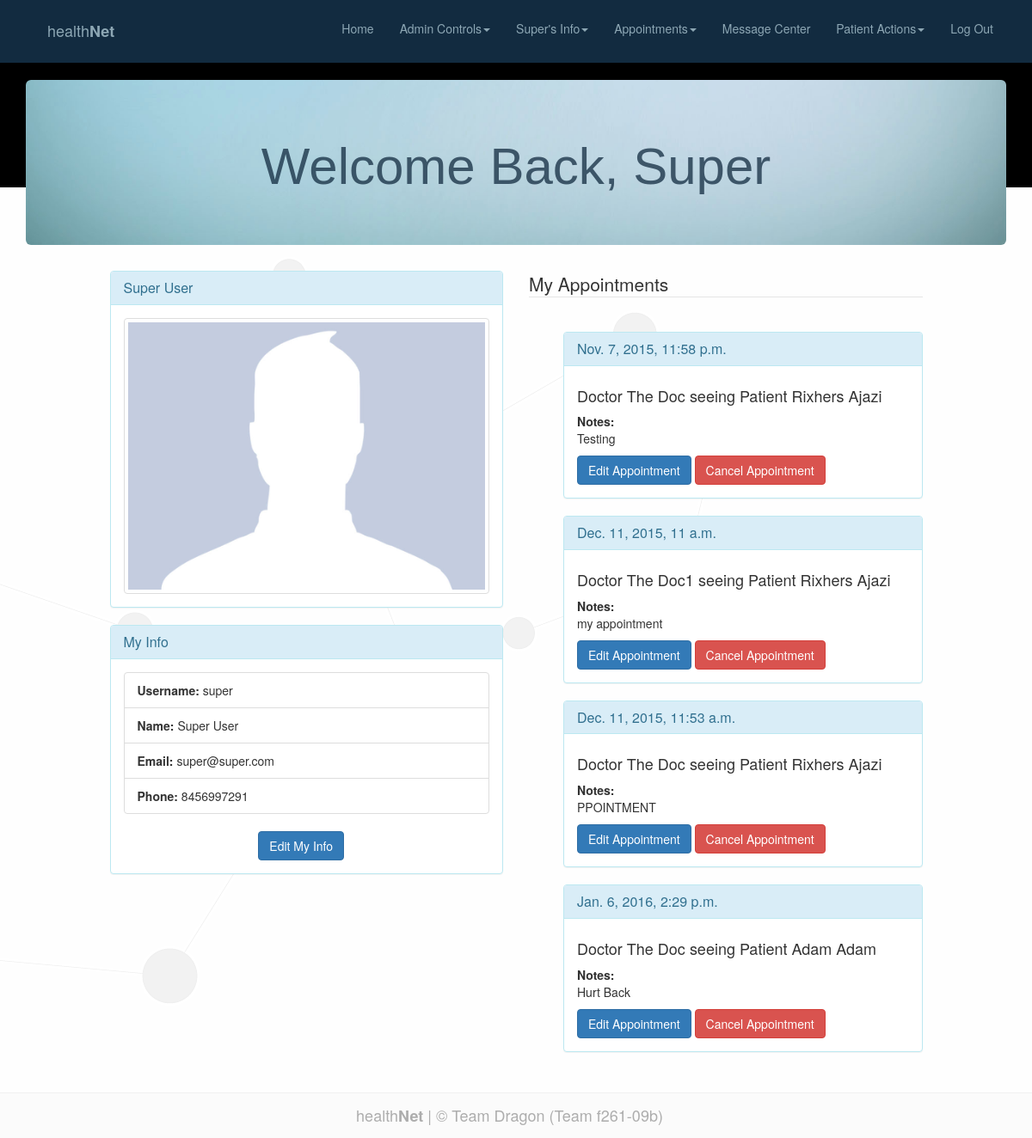
The page /base_dashboard/ (signed in) on the database its author committed.
### HealthNet/models.py (models this page shows, shortened)
class UserProfile(models.Model):
    user = models.OneToOneField(
                                  User,
                                  null=True,
                                  on_delete=models.CASCADE,
                                  )
    phone_number = models.CharField(max_length=30)
    status = models.ForeignKey(UserStatus, null=True, on_delete=models.CASCADE)
    primary_hospital = models.ForeignKey(Hospital, null=True, blank=True,on_delete=models.CASCADE)
    REQUIRED_FIELDS = ['phone_number']
    def is_admin(self):
        return self.status.status_id is 4
    def is_doctor(self):
        return self.status.status_id is 1
    def is_nurse(self):
        return self.status.status_id is 2
    def is_patient(self):
        return self.status.status_id is 3

class Appointment(models.Model):
    patient = models.ForeignKey(User, related_name='patient_appointments', on_delete=models.CASCADE)
    doctor = models.ForeignKey(User, related_name='doctor_appointments', on_delete=models.CASCADE)
    date = models.DateTimeField()
    notes = models.TextField(null=True, blank=True)

### HealthNet/views.py (the view)
# urls.py: url(r'^base_dashboard/?$', views.base_dashboard, name='base_dashboard'),
@login_required
def base_dashboard(request):
    appointments = None
    if request.user.userprofile.is_patient():
        appointments = Appointment.objects.filter(patient=request.user.id).order_by('date')
    elif request.user.userprofile.is_doctor():
        appointments = Appointment.objects.filter(doctor=request.user.id).order_by('date')
    else:
        appointments = Appointment.objects.all().order_by('date')
    return render(request, 'base_dashboard.html', {'appointments': appointments, 'the_user': request.user})

### HealthNet/templates/base_dashboard.html (shortened to what this page needs)
{% extends 'base.html' %}
{% block extra %}
    <link rel="stylesheet" href="static/base_dashboard.css">
{% endblock %}
{% block content %}
    <div class="jumbotron">
        <h1 >Welcome Back,  {{ user.first_name }}</h1>
    </div>
    <div class="form-wrap">
            <div class="row">
                <div class="col-lg-5 col-lg-offset-1">
                    <div class="panel panel-info">
                        <div class="panel-heading">
                            <h3 class="panel-title">{{ user.get_full_name }}</h3>
                        </div>
                        <div class="panel-body">
                            {% load staticfiles %}
                            <img src="{% static "bad-profile-pic-2.jpeg" %}" class="img-thumbnail" alt="My image"/>
                        </div>
                    </div>
                    <div class="panel panel-info">
                        <div class="panel-heading">
                            <h3 class="panel-title">My Info</h3>
                        </div>
                        <div class="panel-body">
                            <ul class="list-group">
                                <li class="list-group-item">
                                    <strong>Username: </strong>{{ user.username }}
                                </li>
                                <li class="list-group-item">
                                    <strong>Name: </strong>{{ user.get_full_name }}
                                </li>
                                <li class="list-group-item">
                                    <strong>Email: </strong>{{ user.email }}
                                </li>
                                <li class="list-group-item">
                                    <strong>Phone: </strong>{{ user.userprofile.phone_number }}
                                </li>
                            </ul>
                            <div class="col-sm-5 col-sm-offset-4" >
                                <button type="button" class="btn btn-md btn-primary" onclick="location.href='/edit_basic_info'">Edit My Info</button>
                            </div>
                        </div>
                    </div>
                </div>
                {% if not user.userprofile.is_patient%}
                    <div class="col-lg-5 col-lg-offset-0">
                        {% include '_partials/appointments.html' %}
                    </div>
                {% endif %}
            </div>
    </div>
{% endblock %}

### HealthNet/templates/base.html (shortened to what this page needs)
{% load staticfiles %}
<!DOCTYPE html>
<html lang="en">
<head>
    <link rel="stylesheet" href="{% static 'bootstrap.min.css' %}">
    {% block extra %}{% endblock %}
</head>
<body>
{% include '_partials/top_nav.html' %}
<div class="container">
    {% block content %}{% endblock %}
</div>
<br>
<br>
<br>
<br>
<link rel="stylesheet" href="{% static 'bottom_nav.css' %}">
<nav class="navbar navbar-dragon navbar-fixed-bottom">
      <div class="container">
          <div class="navbar-header" >
            <a class="navbar-brand" href="{% url 'base_dashboard' %}" >
                health<strong>Net</strong> | &copy; Team Dragon (Team f261-09b)
           </a>
         </div>
      </div>
</nav>
</body>
</html>

### HealthNet/templates/_partials/top_nav.html (shortened to what this page needs)
<nav class="navbar navbar-inverse navbar-static-top">
    <div class="container">
        <div class="navbar-header">
            {% if user.is_authenticated %}
                <a class="navbar-brand" href="{% url 'base_dashboard' %}">health<strong>Net</strong></a>
            {% else %}
                <a class="navbar-brand" href="{% url 'user_login' %}">health<strong>Net</strong></a>
            {% endif %}
        </div>
        <div id="navbar" class="navbar-collapse collapse">
            {% if user.is_authenticated %}
                <form class="navbar-form navbar-right">
                    <ul class="nav navbar-nav">
                        <li ><a href="{% url 'base_dashboard' %}">Home</a></li>
                        {% if user.userprofile.is_admin %}
                            <li class="dropdown">
                                <a href="#" class="dropdown-toggle" data-toggle="dropdown" role="button" aria-haspopup="true" aria-expanded="false">Admin Controls<span class="caret"></span></a>
                            </li>
                        {% endif %}
                        <li class="dropdown">
                            <a href="#" class="dropdown-toggle" data-toggle="dropdown" role="button" aria-haspopup="true" aria-expanded="false">{{ user.username.title }}'s Info<span class="caret"></span></a>
                        </li>
                        <li class="dropdown">
                            <a href="#" class="dropdown-toggle" data-toggle="dropdown" role="button" aria-haspopup="true" aria-expanded="false">Appointments<span class="caret"></span></a>
                        </li>
                        <li><a href="{% url 'all' %}">Message Center</a></li>
                            <li class="dropdown">
                                <a href="#" class="dropdown-toggle" data-toggle="dropdown" role="button" aria-haspopup="true" aria-expanded="false">Patient Actions<span class="caret"></span></a>
                            </li>
                        <li><a href="{% url 'log_out' %}">Log Out</a></li>
                    </ul>
                </form>
            {% endif %}
        </div>
    </div>
</nav>

### HealthNet/templates/_partials/appointments.html (shortened to what this page needs)
<div data-role="main" class="ui-content">
    <legend>My Appointments</legend>
    <br>
    <ul data-role="listview" data-inset="true">
        {% for appointment in appointments %}
            <div class="panel panel-info">
                <div class="panel-heading">
                    <h3 class="panel-title">{{ appointment.date }}</h3>
                </div>
                <div class="panel-body">
                    {% if the_user.userprofile.is_admin or the_user.userprofile.is_nurse %}
                        <h4> Doctor {{ appointment.doctor.get_full_name }} seeing Patient {{ appointment.patient.get_full_name }} </h4>
                    {% elif the_user.userprofile.is_doctor %}
                        <h4> Seeing Patient {{ appointment.patient.get_full_name }}</h4>
                    {%  elif the_user.userprofile.is_patient %}
                        <h4> Seeing Doctor {{ appointment.doctor.get_full_name }} </h4>
                    {%  endif %}
                    <strong>Notes: </strong>
                    <p>{{ appointment.notes }}</p>
                    <a href="{% url 'edit_appointment' id=appointment.id %}"><button class="btn btn-primary" type="submit">Edit Appointment</button></a>
                    <a href="{% url 'cancel_appointment' id=appointment.id %}"><button class="btn btn-danger" type="submit">Cancel Appointment</button></a>
                </div>
            </div>
        {% endfor %}
    </ul>
</div>

### HealthNet/static/base_dashboard.css (style rules this page uses)
.jumbotron { text-align: center; position: relative; background: url( "dash_jumbo.jpg" ) bottom center ; width: 100%; height: 100%; background-size: cover; overflow: hidden; }
.jumbotron h1 { color: #122b40; vertical-align: bottom; opacity: 0.75; font-size: 60px; font-weight: normal; font-family: Arial, Helvetica, sans-serif; }
.form-wrap { opacity: 1.0; }

### HealthNet/static/bottom_nav.css (style rules this page uses)
.navbar-dragon { opacity: 0.6; align-content: center; }
.navbar-dragon { background-color:#f8f8f8;border-color:#e7e7e7; text-align: center }
.navbar-dragon .navbar-brand { color:#777; text-align: center }
.navbar-dragon .navbar-header { float: left; padding: 15px; text-align: center; width: 100%; }
.navbar-dragon .navbar-brand { float:none; }

### rows shown on the page
Appointment: date "Nov. 7, 2015, 11:58 p.m.", doctor.get_full_name "The Doc", patient.get_full_name "Rixhers Ajazi", notes "Testing"
Appointment: date "Dec. 11, 2015, 11 a.m.", doctor.get_full_name "The Doc1", patient.get_full_name "Rixhers Ajazi", notes "my appointment"
Appointment: date "Dec. 11, 2015, 11:53 a.m.", doctor.get_full_name "The Doc", patient.get_full_name "Rixhers Ajazi", notes "PPOINTMENT"
Appointment: date "Jan. 6, 2016, 2:29 p.m.", doctor.get_full_name "The Doc", patient.get_full_name "Adam Adam", notes "Hurt Back"

### other values the page prints
{{ user.username.title }} "Super"
{{ user.first_name }} "Super"
{{ user.get_full_name }} "Super User"
{{ user.username }} "super"
{{ user.email }} "super@super.com"
{{ user.userprofile.phone_number }} "8456997291"
